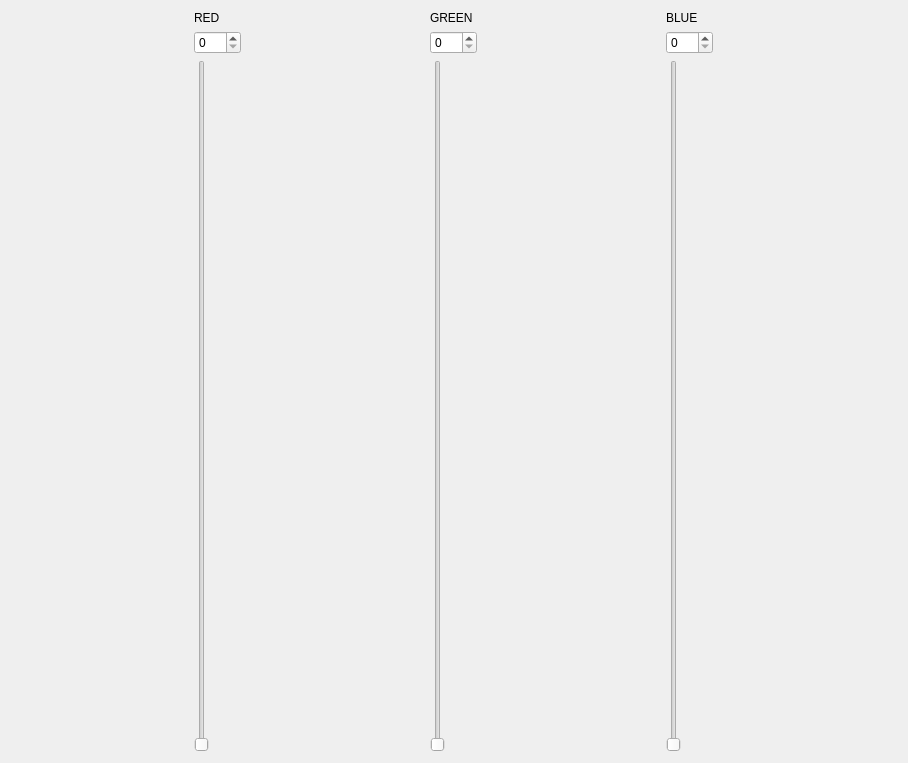
<?xml version="1.0" encoding="UTF-8"?>
<ui version="4.0">
 <class>Form</class>
 <widget class="QWidget" name="Form">
  <property name="geometry">
   <rect>
    <x>0</x>
    <y>0</y>
    <width>908</width>
    <height>763</height>
   </rect>
  </property>
  <property name="windowTitle">
   <string>Form</string>
  </property>
  <layout class="QHBoxLayout" name="horizontalLayout">
   <item>
    <layout class="QGridLayout" name="gridLayout">
     <item row="2" column="0">
      <widget class="QSlider" name="red_slider">
       <property name="maximum">
        <number>255</number>
       </property>
       <property name="orientation">
        <enum>Qt::Vertical</enum>
       </property>
      </widget>
     </item>
     <item row="0" column="0">
      <widget class="QLabel" name="lbl_red">
       <property name="text">
        <string>RED</string>
       </property>
      </widget>
     </item>
     <item row="1" column="0">
      <widget class="QSpinBox" name="spin_red">
       <property name="maximum">
        <number>255</number>
       </property>
      </widget>
     </item>
    </layout>
   </item>
   <item>
    <layout class="QGridLayout" name="gridLayout_2">
     <item row="0" column="0">
      <widget class="QLabel" name="lbl_green">
       <property name="text">
        <string>GREEN</string>
       </property>
      </widget>
     </item>
     <item row="1" column="0">
      <widget class="QSpinBox" name="spin_green">
       <property name="maximum">
        <number>255</number>
       </property>
      </widget>
     </item>
     <item row="2" column="0">
      <widget class="QSlider" name="green_slider">
       <property name="maximum">
        <number>255</number>
       </property>
       <property name="orientation">
        <enum>Qt::Vertical</enum>
       </property>
      </widget>
     </item>
    </layout>
   </item>
   <item>
    <layout class="QGridLayout" name="gridLayout_3">
     <item row="0" column="0">
      <widget class="QLabel" name="lbl_blue">
       <property name="text">
        <string>BLUE</string>
       </property>
      </widget>
     </item>
     <item row="1" column="0">
      <widget class="QSpinBox" name="spin_blue">
       <property name="maximum">
        <number>255</number>
       </property>
      </widget>
     </item>
     <item row="2" column="0">
      <widget class="QSlider" name="blue_slider">
       <property name="maximum">
        <number>255</number>
       </property>
       <property name="orientation">
        <enum>Qt::Vertical</enum>
       </property>
      </widget>
     </item>
    </layout>
   </item>
  </layout>
 </widget>
 <resources/>
 <connections>
  <connection>
   <sender>red_slider</sender>
   <signal>valueChanged(int)</signal>
   <receiver>spin_red</receiver>
   <slot>setValue(int)</slot>
   <hints>
    <hint type="sourcelabel">
     <x>138</x>
     <y>140</y>
    </hint>
    <hint type="destinationlabel">
     <x>153</x>
     <y>47</y>
    </hint>
   </hints>
  </connection>
  <connection>
   <sender>spin_red</sender>
   <signal>valueChanged(int)</signal>
   <receiver>red_slider</receiver>
   <slot>setValue(int)</slot>
   <hints>
    <hint type="sourcelabel">
     <x>139</x>
     <y>46</y>
    </hint>
    <hint type="destinationlabel">
     <x>136</x>
     <y>72</y>
    </hint>
   </hints>
  </connection>
  <connection>
   <sender>green_slider</sender>
   <signal>valueChanged(int)</signal>
   <receiver>spin_green</receiver>
   <slot>setValue(int)</slot>
   <hints>
    <hint type="sourcelabel">
     <x>439</x>
     <y>106</y>
    </hint>
    <hint type="destinationlabel">
     <x>466</x>
     <y>39</y>
    </hint>
   </hints>
  </connection>
  <connection>
   <sender>spin_green</sender>
   <signal>valueChanged(int)</signal>
   <receiver>green_slider</receiver>
   <slot>setValue(int)</slot>
   <hints>
    <hint type="sourcelabel">
     <x>441</x>
     <y>43</y>
    </hint>
    <hint type="destinationlabel">
     <x>439</x>
     <y>84</y>
    </hint>
   </hints>
  </connection>
  <connection>
   <sender>blue_slider</sender>
   <signal>valueChanged(int)</signal>
   <receiver>spin_blue</receiver>
   <slot>setValue(int)</slot>
   <hints>
    <hint type="sourcelabel">
     <x>737</x>
     <y>116</y>
    </hint>
    <hint type="destinationlabel">
     <x>764</x>
     <y>47</y>
    </hint>
   </hints>
  </connection>
  <connection>
   <sender>spin_blue</sender>
   <signal>valueChanged(int)</signal>
   <receiver>blue_slider</receiver>
   <slot>setValue(int)</slot>
   <hints>
    <hint type="sourcelabel">
     <x>741</x>
     <y>44</y>
    </hint>
    <hint type="destinationlabel">
     <x>735</x>
     <y>91</y>
    </hint>
   </hints>
  </connection>
 </connections>
</ui>
